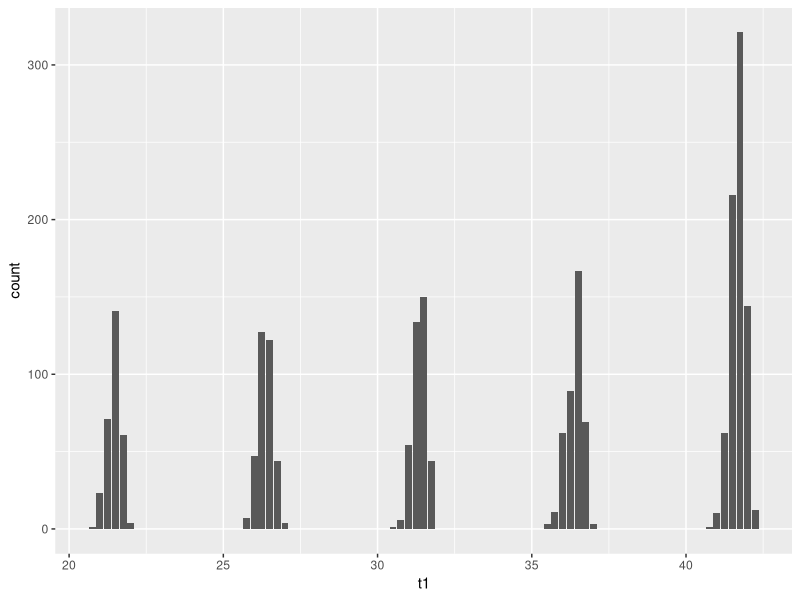
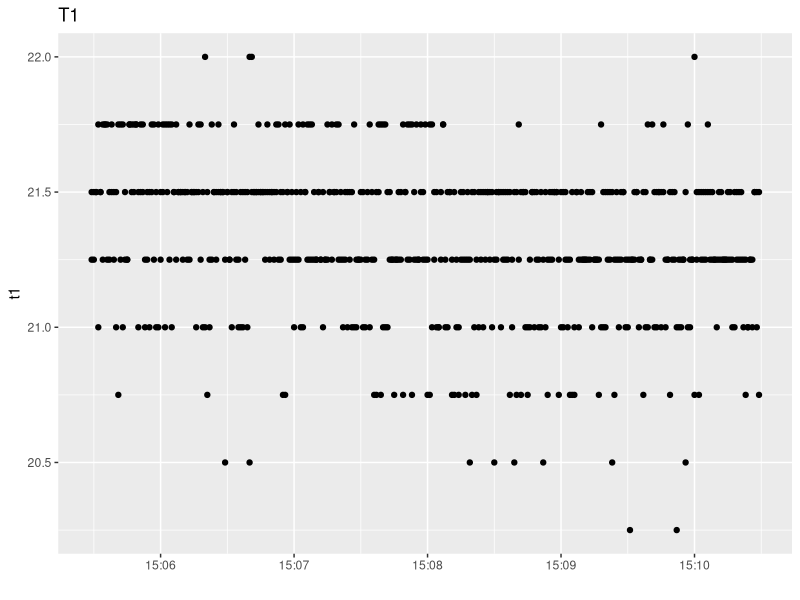

The R script that drew these images, in order:
## ---- chunk 1
knitr::opts_chunk$set(echo=FALSE)
## ---- chunk 2
library(lubridate)
library(ggplot2)
library(patchwork)
library(tidyr)

## ---- chunk 3
termopar <- read.csv("termopar.csv")
termopar <- subset(termopar, select = -c(X))
termopar$horario <- as_date(hms(termopar$horario))
head(termopar)
## ---- chunk 4
ggplot(termopar, aes(x = t1)) + geom_bar()
## ---- chunk 5
ensaio1 <- subset(termopar, t1 < 22.5 & t1 > 20)
ensaio2 <- subset(termopar, t1 > 22.5 & t1 < 30)
ensaio3 <- subset(termopar, t1 > 30 & t1 < 32.5)
ensaio4 <- subset(termopar, t1 > 35 & t1 < 40)
ensaio5 <- subset(termopar, t1 > 40)

tail(ensaio1)
tail(ensaio2)
tail(ensaio3)
tail(ensaio4)
tail(ensaio5)
## ---- chunk 6
p1 <- ggplot(ensaio1) + 
  geom_point(aes(x = horario, y = t1)) + 
  geom_point(aes(x = horario, y = t2)) + 
  xlab("") + ggtitle("T1")
p1
## ---- chunk 7
m1 <- colMeans(ensaio1[2:7])
m2 <- colMeans(ensaio2[2:7])
m3 <- colMeans(ensaio3[2:7])
m4 <- colMeans(ensaio4[2:7])
m5 <- colMeans(ensaio5[2:7])

m1; m2; m3; m4; m5
## ---- chunk 8
ea1 <- abs(20 - m1)
ea2 <- abs(25 - m2)
ea3 <- abs(30 - m3)
ea4 <- abs(35 - m4)
ea5 <- abs(40 - m5)

ea <- data.frame(ea1,ea2,ea3,ea4,ea5)
## ---- chunk 9

## ---- chunk 10

t_diff <- function(x){
  diff_matrix <- matrix(x, nrow = 6, ncol = 6, byrow = TRUE) - matrix(x, nrow = 6, ncol = 6)
  diff_matrix <- abs(diff_matrix)
  
  print(sum(diff_matrix)/(2 * 6*6/2))
  print(max(diff_matrix))
}

print("Ensaio 1 (20 C)")
t_diff(ea1)
print("Ensaio 2 (25 C)")
t_diff(ea2)
print("Ensaio 3 (30 C)")
t_diff(ea3)
print("Ensaio 4 (35 C)")
t_diff(ea4)
print("Ensaio 5 (40 C)")
t_diff(ea5)
